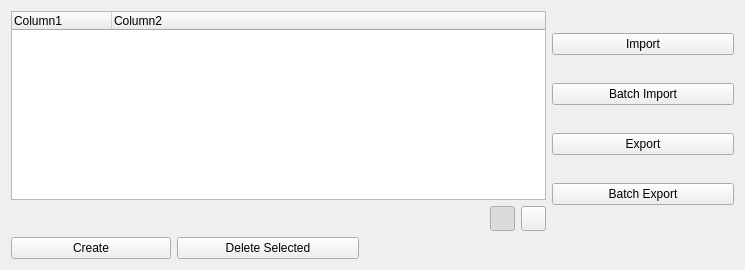
<?xml version="1.0" encoding="UTF-8"?>
<ui version="4.0">
 <class>GenericManagerWidget</class>
 <widget class="QWidget" name="GenericManagerWidget">
  <property name="geometry">
   <rect>
    <x>0</x>
    <y>0</y>
    <width>745</width>
    <height>270</height>
   </rect>
  </property>
  <property name="sizePolicy">
   <sizepolicy hsizetype="Preferred" vsizetype="MinimumExpanding">
    <horstretch>0</horstretch>
    <verstretch>0</verstretch>
   </sizepolicy>
  </property>
  <property name="windowTitle">
   <string>Form</string>
  </property>
  <layout class="QGridLayout" name="gridLayout_2">
   <item row="0" column="0" colspan="3">
    <layout class="QGridLayout" name="gridLayout">
     <item row="0" column="0" colspan="2">
      <widget class="QTreeWidget" name="treeWidget">
       <property name="toolTip">
        <string>Right click for options</string>
       </property>
       <attribute name="headerCascadingSectionResizes">
        <bool>true</bool>
       </attribute>
       <attribute name="headerMinimumSectionSize">
        <number>60</number>
       </attribute>
       <attribute name="headerStretchLastSection">
        <bool>true</bool>
       </attribute>
       <column>
        <property name="text">
         <string>Column1</string>
        </property>
       </column>
       <column>
        <property name="text">
         <string>Column2</string>
        </property>
       </column>
      </widget>
     </item>
     <item row="1" column="0">
      <spacer name="horizontalSpacer">
       <property name="orientation">
        <enum>Qt::Horizontal</enum>
       </property>
       <property name="sizeHint" stdset="0">
        <size>
         <width>388</width>
         <height>20</height>
        </size>
       </property>
      </spacer>
     </item>
     <item row="1" column="1">
      <layout class="QHBoxLayout" name="horizontalLayout">
       <item>
        <widget class="QPushButton" name="databasePerspectivePushButton">
         <property name="sizePolicy">
          <sizepolicy hsizetype="Fixed" vsizetype="Fixed">
           <horstretch>0</horstretch>
           <verstretch>0</verstretch>
          </sizepolicy>
         </property>
         <property name="minimumSize">
          <size>
           <width>25</width>
           <height>25</height>
          </size>
         </property>
         <property name="maximumSize">
          <size>
           <width>25</width>
           <height>25</height>
          </size>
         </property>
         <property name="toolTip">
          <string>View Database Perspective</string>
         </property>
         <property name="text">
          <string/>
         </property>
         <property name="icon">
          <iconset resource="../resources.qrc">
           <normaloff>:/plugins/DsgTools/icons/database.png</normaloff>:/plugins/DsgTools/icons/database.png</iconset>
         </property>
         <property name="checkable">
          <bool>true</bool>
         </property>
         <property name="checked">
          <bool>true</bool>
         </property>
         <property name="autoExclusive">
          <bool>true</bool>
         </property>
         <property name="autoDefault">
          <bool>false</bool>
         </property>
        </widget>
       </item>
       <item>
        <widget class="QPushButton" name="propertyPerspectivePushButton">
         <property name="sizePolicy">
          <sizepolicy hsizetype="Fixed" vsizetype="Fixed">
           <horstretch>0</horstretch>
           <verstretch>0</verstretch>
          </sizepolicy>
         </property>
         <property name="minimumSize">
          <size>
           <width>25</width>
           <height>25</height>
          </size>
         </property>
         <property name="maximumSize">
          <size>
           <width>25</width>
           <height>25</height>
          </size>
         </property>
         <property name="toolTip">
          <string extracomment="aaa">View User Perspective</string>
         </property>
         <property name="text">
          <string/>
         </property>
         <property name="icon">
          <iconset resource="../resources.qrc">
           <normaloff>:/plugins/DsgTools/icons/custom_tools.png</normaloff>:/plugins/DsgTools/icons/custom_tools.png</iconset>
         </property>
         <property name="checkable">
          <bool>true</bool>
         </property>
         <property name="autoExclusive">
          <bool>true</bool>
         </property>
        </widget>
       </item>
      </layout>
     </item>
    </layout>
   </item>
   <item row="0" column="3">
    <layout class="QVBoxLayout" name="verticalLayout">
     <item>
      <widget class="QPushButton" name="importPushButton">
       <property name="text">
        <string>Import</string>
       </property>
      </widget>
     </item>
     <item>
      <widget class="QPushButton" name="batchImportPushButton">
       <property name="text">
        <string>Batch Import</string>
       </property>
      </widget>
     </item>
     <item>
      <widget class="QPushButton" name="exportPushButton">
       <property name="text">
        <string>Export</string>
       </property>
      </widget>
     </item>
     <item>
      <widget class="QPushButton" name="batchExportPushButton">
       <property name="text">
        <string>Batch Export</string>
       </property>
      </widget>
     </item>
    </layout>
   </item>
   <item row="1" column="0">
    <widget class="QPushButton" name="createPushButton">
     <property name="sizePolicy">
      <sizepolicy hsizetype="Fixed" vsizetype="Minimum">
       <horstretch>0</horstretch>
       <verstretch>0</verstretch>
      </sizepolicy>
     </property>
     <property name="maximumSize">
      <size>
       <width>160</width>
       <height>25</height>
      </size>
     </property>
     <property name="text">
      <string>Create</string>
     </property>
     <property name="icon">
      <iconset resource="../resources.qrc">
       <normaloff>:/plugins/DsgTools/icons/plus.png</normaloff>:/plugins/DsgTools/icons/plus.png</iconset>
     </property>
    </widget>
   </item>
   <item row="1" column="1">
    <widget class="QPushButton" name="deletePushButton">
     <property name="maximumSize">
      <size>
       <width>16777215</width>
       <height>25</height>
      </size>
     </property>
     <property name="text">
      <string>Delete Selected</string>
     </property>
     <property name="icon">
      <iconset resource="../resources.qrc">
       <normaloff>:/plugins/DsgTools/icons/remove.png</normaloff>:/plugins/DsgTools/icons/remove.png</iconset>
     </property>
    </widget>
   </item>
  </layout>
 </widget>
 <resources>
  <include location="../resources.qrc"/>
 </resources>
 <connections/>
</ui>
